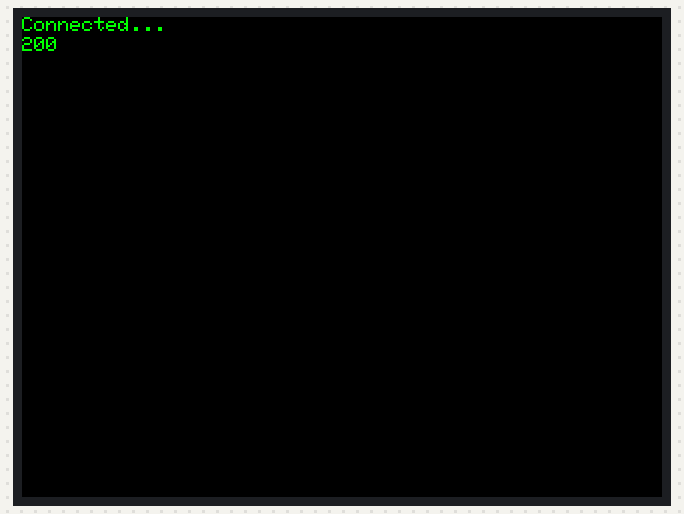
Bench run of a sketch on a simulated ESP32. Parts: 320×240 colour display. WiFi joins after 1.5 s; servers stay silent unless stated; uploads are accepted with an empty reply.

Above: at 2.0 s.

The sketch:

ytcounter.ino
```cpp
#include <TFT_eSPI.h> // Graphics and font library for ST7735 driver chip
#include <SPI.h>
#include <WiFi.h>
#include <HTTPClient.h>
#include <ArduinoJson.h>

TFT_eSPI tft = TFT_eSPI();  // Invoke library, pins defined in User_Setup.h

static HTTPClient http;
static int httpError;

static const char *id = "<your YT channel id>";
static const char *key = "<your YT API shared key";
static const char *ssid = "<your WIFI SSID>";
static const char *wifipass = "<your WIFI password";

static const char* rootca="-----BEGIN CERTIFICATE-----\n" \
"MIIFWjCCA0KgAwIBAgIQbkepxUtHDA3sM9CJuRz04TANBgkqhkiG9w0BAQwFADBH\n" \
"MQswCQYDVQQGEwJVUzEiMCAGA1UEChMZR29vZ2xlIFRydXN0IFNlcnZpY2VzIExM\n" \
"QzEUMBIGA1UEAxMLR1RTIFJvb3QgUjEwHhcNMTYwNjIyMDAwMDAwWhcNMzYwNjIy\n" \
"MDAwMDAwWjBHMQswCQYDVQQGEwJVUzEiMCAGA1UEChMZR29vZ2xlIFRydXN0IFNl\n" \
"cnZpY2VzIExMQzEUMBIGA1UEAxMLR1RTIFJvb3QgUjEwggIiMA0GCSqGSIb3DQEB\n" \
"AQUAA4ICDwAwggIKAoICAQC2EQKLHuOhd5s73L+UPreVp0A8of2C+X0yBoJx9vaM\n" \
"f/vo27xqLpeXo4xL+Sv2sfnOhB2x+cWX3u+58qPpvBKJXqeqUqv4IyfLpLGcY9vX\n" \
"mX7wCl7raKb0xlpHDU0QM+NOsROjyBhsS+z8CZDfnWQpJSMHobTSPS5g4M/SCYe7\n" \
"zUjwTcLCeoiKu7rPWRnWr4+wB7CeMfGCwcDfLqZtbBkOtdh+JhpFAz2weaSUKK0P\n" \
"fyblqAj+lug8aJRT7oM6iCsVlgmy4HqMLnXWnOunVmSPlk9orj2XwoSPwLxAwAtc\n" \
"vfaHszVsrBhQf4TgTM2S0yDpM7xSma8ytSmzJSq0SPly4cpk9+aCEI3oncKKiPo4\n" \
"Zor8Y/kB+Xj9e1x3+naH+uzfsQ55lVe0vSbv1gHR6xYKu44LtcXFilWr06zqkUsp\n" \
"zBmkMiVOKvFlRNACzqrOSbTqn3yDsEB750Orp2yjj32JgfpMpf/VjsPOS+C12LOO\n" \
"Rc92wO1AK/1TD7Cn1TsNsYqiA94xrcx36m97PtbfkSIS5r762DL8EGMUUXLeXdYW\n" \
"k70paDPvOmbsB4om3xPXV2V4J95eSRQAogB/mqghtqmxlbCluQ0WEdrHbEg8QOB+\n" \
"DVrNVjzRlwW5y0vtOUucxD/SVRNuJLDWcfr0wbrM7Rv1/oFB2ACYPTrIrnqYNxgF\n" \
"lQIDAQABo0IwQDAOBgNVHQ8BAf8EBAMCAQYwDwYDVR0TAQH/BAUwAwEB/zAdBgNV\n" \
"HQ4EFgQU5K8rJnEaK0gnhS9SZizv8IkTcT4wDQYJKoZIhvcNAQEMBQADggIBADiW\n" \
"Cu49tJYeX++dnAsznyvgyv3SjgofQXSlfKqE1OXyHuY3UjKcC9FhHb8owbZEKTV1\n" \
"d5iyfNm9dKyKaOOpMQkpAWBz40d8U6iQSifvS9efk+eCNs6aaAyC58/UEBZvXw6Z\n" \
"XPYfcX3v73svfuo21pdwCxXu11xWajOl40k4DLh9+42FpLFZXvRq4d2h9mREruZR\n" \
"gyFmxhE+885H7pwoHyXa/6xmld01D1zvICxi/ZG6qcz8WpyTgYMpl0p8WnK0OdC3\n" \
"d8t5/Wk6kjftbjhlRn7pYL15iJdfOBL07q9bgsiG1eGZbYwE8na6SfZu6W0eX6Dv\n" \
"J4J2QPim01hcDyxC2kLGe4g0x8HYRZvBPsVhHdljUEn2NIVq4BjFbkerQUIpm/Zg\n" \
"DdIx02OYI5NaAIFItO/Nis3Jz5nu2Z6qNuFoS3FJFDYoOj0dzpqPJeaAcWErtXvM\n" \
"+SUWgeExX6GjfhaknBZqlxi9dnKlC54dNuYvoS++cJEPqOba+MSSQGwlfnuzCdyy\n" \
"F62ARPBopY+Udf90WuioAnwMCeKpSwughQtiue+hMZL77/ZRBIls6Kl0obsXs7X9\n" \
"SQ98POyDGCBDTtWTurQ0sR8WNh8M5mQ5Fkzc4P4dyKliPUDqysU0ArSuiYgzNdws\n" \
"E3PYJ/HQcu51OyLemGhmW/HGY0dVHLqlCFF1pkgl\n" \
"-----END CERTIFICATE-----\n";


void setup(void) {
  Serial.begin(115200);
  tft.init();
  tft.setRotation(1);
  tft.setTextSize(1);
  tft.fillScreen(TFT_BLACK);

  tft.setTextColor(TFT_GREEN, TFT_BLACK);
  tft.drawString("Connecting  ", 0, 0, 1);

  WiFi.begin(ssid, wifipass);
  while (WiFi.status() != WL_CONNECTED){
    delay(500);
  }

  tft.setTextColor(TFT_GREEN, TFT_BLACK);
  tft.drawString("Connected...", 0, 0, 1);
}

void displayHTTPCode(TFT_eSPI *tft, int httpcode){
  tft->setTextSize(1);
  tft->drawNumber(httpcode,0, 10, 1);
}

String getNrSubscriptions(HTTPClient *http, int *httpError, const char* id, const char *key, const char *rootca){

  String count = "";
  String request = "https://www.googleapis.com/youtube/v3/channels?part=statistics&id="+String(id)+"&key="+String(key);
  http->begin(request.c_str(), rootca);
  (*httpError) = http->GET();

  if ((*httpError) > 0){
    StaticJsonDocument<1024> doc;

    String res = http->getString();
    DeserializationError error = deserializeJson(doc, res.c_str());

    if (!error) count = doc["items"][0]["statistics"]["subscriberCount"].as<String>();

    return count;
  }
}

void loop() {
  //WiFi could've been disconnected in that case connect
  if (WiFi.status() != WL_CONNECTED) {
    WiFi.begin(ssid, wifipass);
  }

  //Wait for Wifi to be reconnected
  while (WiFi.status() != WL_CONNECTED){
    delay(500);
  }

  tft.setTextSize(9);
  tft.setTextColor(TFT_RED, TFT_BLACK);
  String count = getNrSubscriptions(&http, &httpError, id, key, rootca);
  if (count != "") tft.drawString(getNrSubscriptions(&http, &httpError, id, key, rootca), 10, 45, 1);

  tft.setTextColor( (httpError!=200)?TFT_RED:TFT_GREEN, TFT_BLACK);
  displayHTTPCode(&tft, httpError);
  http.end();

  delay(60*1000);
}
```
